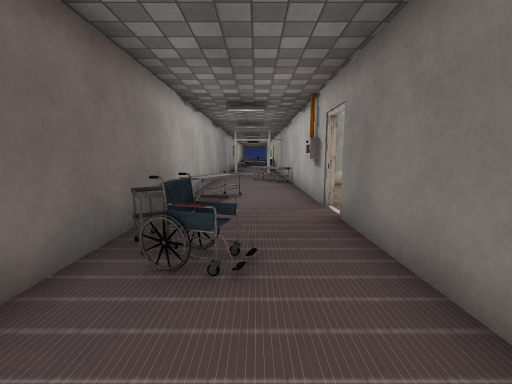
view 1 (above)

12 first-person views from a walk through a scene from a Unity 3-D project. The camera is 1.2 m above the floor, tilts 8° down and sees 90° across. The floor is counted in squares, 1 m on a side. Each view is taken from the middle of a square. On the plan, view 1 faces up. The plan holds only what a view shows up to about 12 squares ahead; the rest is blank. The place goes on beyond the plan. The player character is not drawn. Door leaves are left out, so doorways stand open. Some surface patterns are stand-ins.

view 2
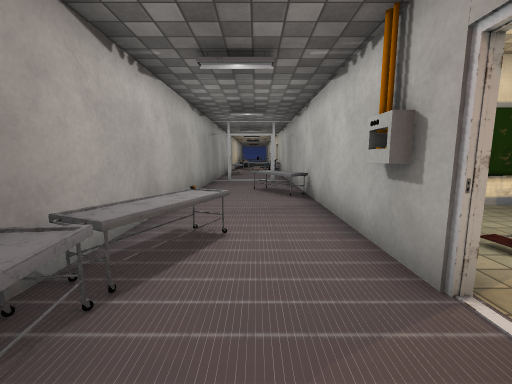

view 3
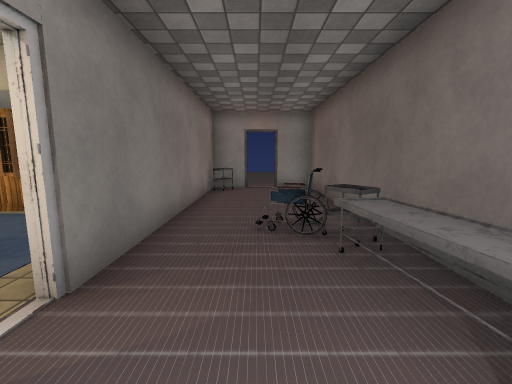

view 4
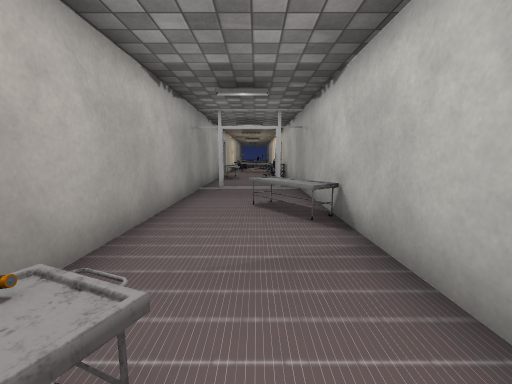

view 5
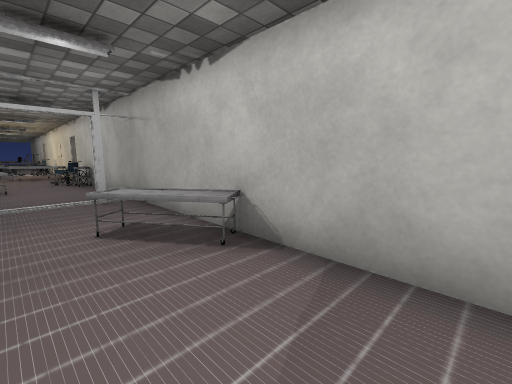

view 6
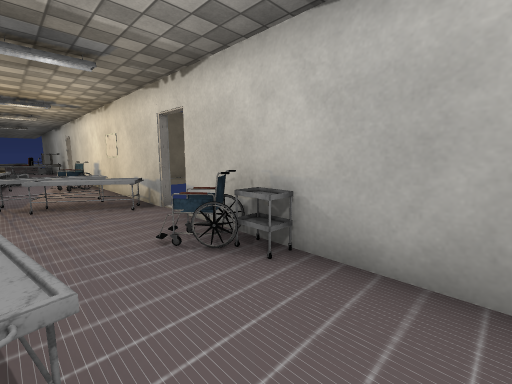

view 7
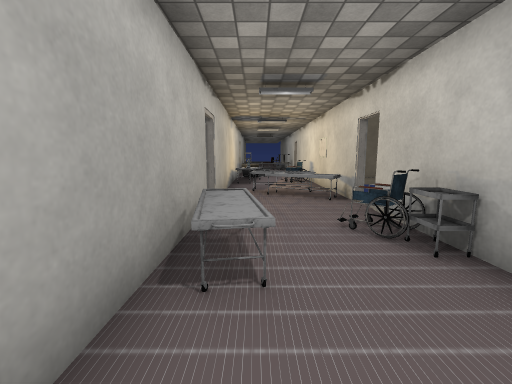

view 8
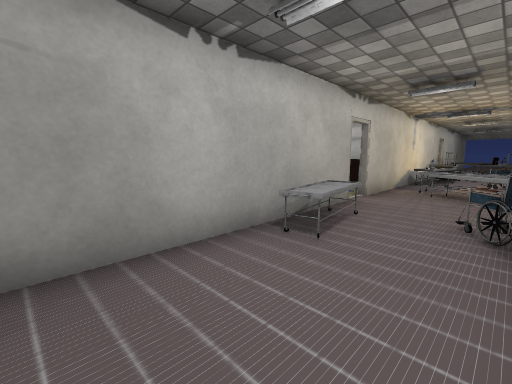

view 9
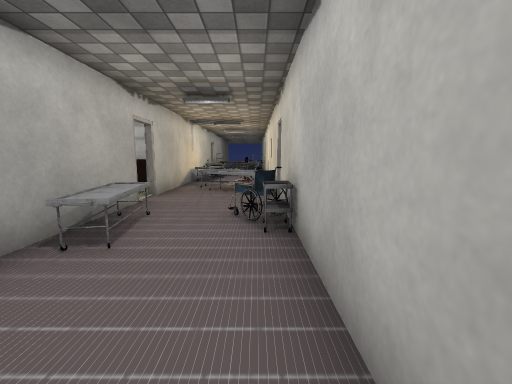

view 10
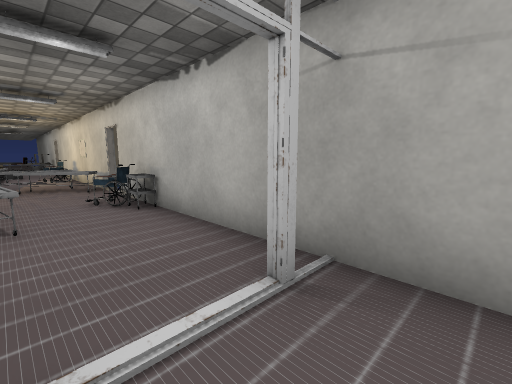

view 11
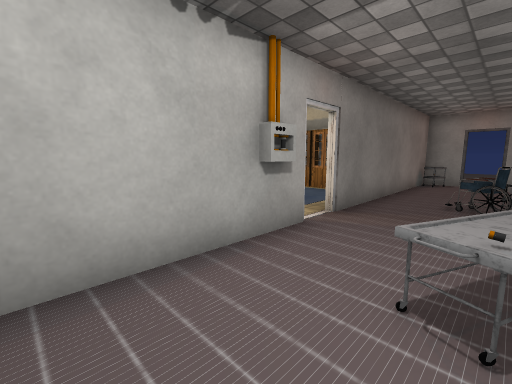

view 12
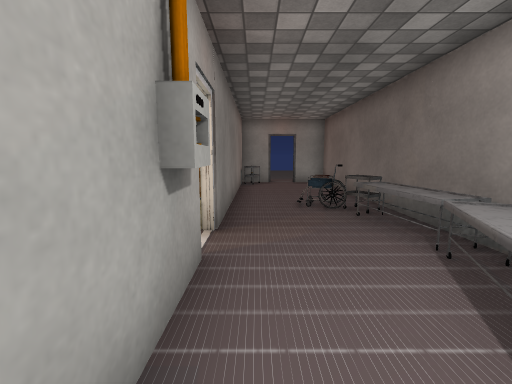

### Floor plan
Points are (right, up) in squares from view 1. A wall is a line through its corners. A room is listed if a view was taken in it or the views show most of it. See-through windows are left out.
Room 1 (views 1, 2, 3, 4, 5, 10, 11, 12)
walls: (1.6, 7.4) (1.6, 16.1); (1.6, 6) (1.6, 6.6); (-2.1, 16.1) (-2.1, -2.8) (-0.6, -2.8); (0.2, -2.8) (1.6, -2.8) (1.6, 5)
ways out: gap at (0, 16) to room 2; open door at (-0.5, -3); open door at (2, 5.5)
objects: table (-1, 3) to (-1, 4); other object (-1, 5); other object (-1, 6) to (-1, 7); other object (-1, 8); other object (0, 12) to (1, 14); other object (1, -2); orange cylinder (2, 7)
Room 2 (views 6, 7, 8, 9)
walls: (-2.1, 23.8) (-2.1, 16.1); (1.6, 24.6) (1.6, 28.5); (1.6, 16.1) (1.6, 23.8); (-2.1, 28.5) (-2.1, 24.6)
ways out: gap at (0, 16) to room 1; open door at (-2, 24); open door at (2, 24)
objects: other object (-1, 20) to (-1, 22); other object (-1, 25) to (1, 26); other object (-1, 27) to (1, 27); table (1, 21); other object (1, 22)

Where each view was taken, in squares from view 1:
view 1: 0 up, 0 right, facing up
view 2: 4 up, 0 right, facing up
view 3: 7 up, 0 right, facing down
view 4: 7 up, 0 right, facing up
view 5: 9 up, 1 left, facing up-right
view 6: 19 up, 1 left, facing up-right
view 7: 18 up, 1 left, facing up
view 8: 17 up, 1 right, facing up-left
view 9: 17 up, 1 right, facing up
view 10: 15 up, 1 left, facing up-right
view 11: 10 up, 1 left, facing down-right
view 12: 9 up, 1 right, facing down
